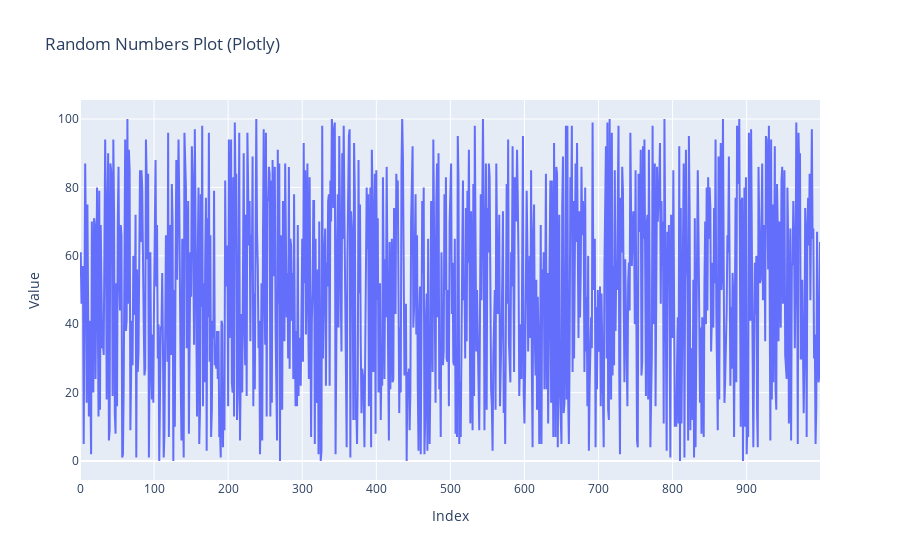

Source (notebook cell):
### Markdown cell above
## 7.

### Code cell
import matplotlib.pyplot as plt
import plotly.graph_objects as go
from plotly.subplots import make_subplots

def random_numbers_and_plot():
# Generate random numbers
    random_numbers = [random.randint(0, 100) for _ in range(1000)]

# Matplotlib Plot
    plt.plot(random_numbers)
    plt.title('Random Numbers Plot (Matplotlib)')
    plt.xlabel('Index')
    plt.ylabel('Value')
    plt.show()

# Plotly Interactive Chart
    trace = go.Scatter(x=list(range(1000)), y=random_numbers, mode='lines', name='Random Numbers')

    layout = go.Layout(
        title='Random Numbers Plot (Plotly)',
        xaxis=dict(title='Index'),
        yaxis=dict(title='Value'),)

    fig = go.Figure(data=[trace], layout=layout)

    fig.show()
random_numbers_and_plot()

### Figure 1 — Plotly figure (JSON) as saved in the notebook; plotly's stock layout.template omitted (floating-point values rounded to 4 significant figures; data arrays with more than 128 entries replaced by an {"elided": "..."} marker saying what was removed)
{"data": [{"mode": "lines", "name": "Random Numbers", "type": "scatter", "x": {"elided": "1000 int values"}, "y": {"elided": "1000 int values"}}], "layout": {"title": {"text": "Random Numbers Plot (Plotly)"}, "xaxis": {"title": {"text": "Index"}}, "yaxis": {"title": {"text": "Value"}}}}
